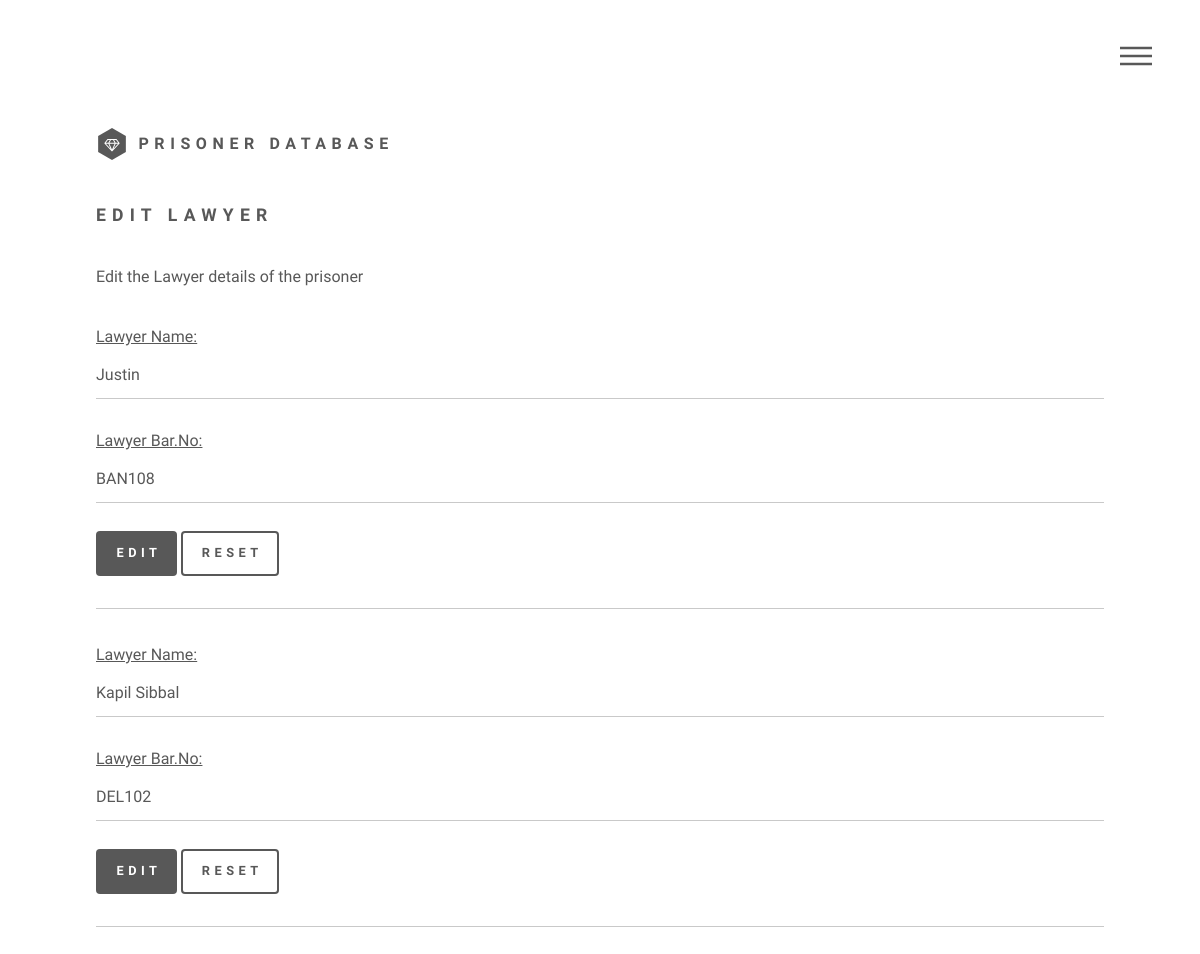
Screenshot of /update/prisoner_select/lawyer/5/ with the database file from the repository.
### main/models.py (models this page shows, shortened)
class Lawyer(models.Model):
    name = models.CharField(max_length=100)
    bar_no = models.CharField(max_length=100)
    prisoner = models.ForeignKey(Prisoner, on_delete=models.CASCADE, related_name="prisoner", null=True, blank=True)

### main/views.py (the view)
# urls.py: path("update/prisoner_select/lawyer/<int:prisoner_id>/", views.update_prisoner_lawyer, name="update_prisoner_lawyer"),
def update_prisoner_lawyer(request, prisoner_id):
    prisoner = Prisoner.objects.get(id=prisoner_id)
    lawyers = Lawyer.objects.filter(prisoner=prisoner)
    data = {
        "lawyers": lawyers,
        "prisoner_id": prisoner_id,
    }
    return render(request, "main/update_prisoner_lawyer.html", data)

### templates/main/update_prisoner_lawyer.html (shortened to what this page needs)
{% extends 'base.html' %}
{% load static %}
{% block content %}
<h2>Edit Lawyer</h2>
<p>Edit the Lawyer details of the prisoner</p>
{% for lawyer in lawyers %}
<form action="/update/prisoner_select/lawyer/{{ prisoner_id }}/{{ lawyer.id }}/" method="post">
    <div>
        <u>Lawyer Name:</u>
        <div class="col-6 col-12-xsmall">
            <input type="text" name="lawyer_name" id="name" value="{{ lawyer.name }}" />
        </div><br>
        <u>Lawyer Bar.No:</u>
        <div class="col-6 col-12-xsmall">
            <input type="text" name="bar_no" id="name" value="{{ lawyer.bar_no }}" />
        </div>
        <br>
    </div>
    <input type="submit" class="primary button" value="Edit">
    <input type="reset" class="reset">
</form>
<hr>
{% endfor %}
{% endblock %}

### static/assets/css/main.css (style rules this page uses)
html, body, div, span, applet, object, iframe, h1, h2, h3, h4, h5, h6, p, blockquote, pre, a, abbr, acronym, address, big, cite, code, del, dfn, em, img, ins, kbd, q, s, samp, small, strike, strong, sub, sup, tt, var, b, u, i, center, dl, dt, dd, ol, ul, li, fieldset, form, label, legend, table, caption, tbody, tfoot, thead, tr, th, td, article, aside, canvas, details, embed, figure, figcaption, footer, header, hgroup, menu, nav, output, ruby, section, summary, time, mark, audio, video { margin: 0; padding: 0; border: 0; font-size: 100%; font: inherit; vertical-align: baseline; }
body { line-height: 1; }
body { -webkit-text-size-adjust: none; }
input, select, textarea { -moz-appearance: none; -webkit-appearance: none; -ms-appearance: none; appearance: none; }
body { -ms-overflow-style: scrollbar; }
html { box-sizing: border-box; }
*, *:before, *:after { box-sizing: inherit; }
body { background: #ffffff; }
body, input, select, textarea { color: #585858; font-family: "Source Sans Pro", Helvetica, sans-serif; font-size: 16pt; font-weight: 300; line-height: 1.75; }
@media screen and (max-width: 1680px) { body, input, select, textarea { font-size: 14pt; } }
@media screen and (max-width: 1280px) { body, input, select, textarea { font-size: 12pt; } }
p { margin: 0 0 2em 0; }
h2, h3, h4, h5, h6 { font-weight: 900; line-height: 1.5; margin: 0 0 2em 0; text-transform: uppercase; letter-spacing: 0.35em; }
h2 { font-size: 1.1em; }
hr { border: 0; border-bottom: solid 1px #c9c9c9; margin: 2em 0; }
form { margin: 0 0 2em 0; overflow-x: hidden; }
form > :last-child { margin-bottom: 0; }
input[type="text"], input[type="password"], input[type="email"], input[type="tel"], select, textarea { -moz-appearance: none; -webkit-appearance: none; -ms-appearance: none; appearance: none; background-color: transparent; border: none; border-radius: 0; border-bottom: solid 1px #c9c9c9; color: inherit; display: block; outline: 0; padding: 0; text-decoration: none; width: 100%; }
input[type="text"], input[type="password"], input[type="email"], select { height: 3em; }
input[type="submit"], input[type="reset"], input[type="button"], button, .button { -moz-appearance: none; -webkit-appearance: none; -ms-appearance: none; appearance: none; -moz-transition: background-color 0.2s ease-in-out, color 0.2s ease-in-out, box-shadow 0.2s ease-in-out; -webkit-transition: background-color 0.2s ease-in-out, color 0.2s ease-in-out, box-shadow 0.2s ease-in-out; -ms-transition: background-color 0.2s ease-in-out, color 0.2s ease-in-out, box-shadow 0.2s ease-in-out; transition: background-color 0.2s ease-in-out, color 0.2s ease-in-out, box-shadow 0.2s ease-in-out; background-color: transparent; border-radius: 4px; border: 0; box-shadow: inset 0 0 0 2px #585858; color: #585858 !important; cursor: pointer; display: inline-block; font-size: 0.8em; font-weight: 900; height: 3.5em; letter-spacing: 0.35em; line-height: 3.45em; overflow: hidden; padding: 0 1.25em 0 1.6em; text-align: center; text-decoration: none; text-overflow: ellipsis; text-transform: uppercase; white-space: nowrap; }
input[type="submit"].primary, input[type="reset"].primary, input[type="button"].primary, button.primary, .button.primary { box-shadow: none; background-color: #585858; color: #ffffff !important; }

### rows the page displays
Lawyer: lawyer_name "Justin", bar_no "BAN108"
Lawyer: lawyer_name "Kapil Sibbal", bar_no "DEL102"
